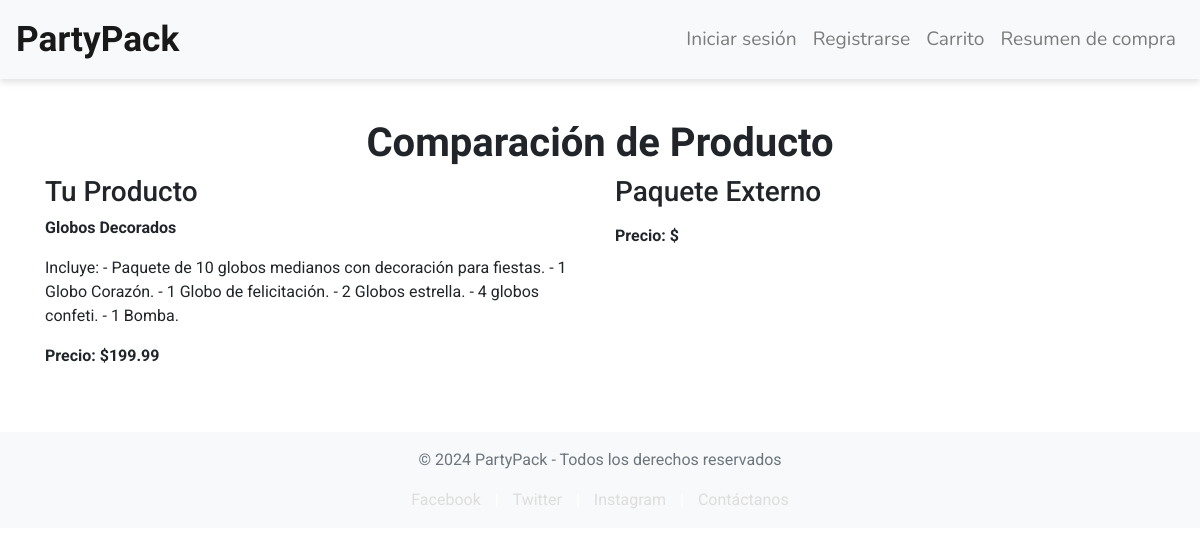
Screenshot of /comparar/12/ with the database file from the repository.
### PartyPack/models.py (models this page shows, shortened)
class Producto(models.Model):
    nombre = models.CharField(max_length=100)  # Nombre del producto
    descripcion = models.TextField()  # Descripción del producto
    precio = models.DecimalField(max_digits=10, decimal_places=2)  # Precio del producto
    stock = models.PositiveIntegerField()  # Cantidad disponible en inventario
    imagen = models.ImageField(upload_to='productos/', blank=True, null=True)  # Imagen del producto
    disponibilidad = models.BooleanField(default=True)  # Indica si el producto está disponible
    paquete = models.ForeignKey(
        Paquete,
        on_delete=models.CASCADE,
        related_name="productos",
        blank=True,
        null=True
    )  # Relación opcional con un paquete
    categoria = models.CharField(max_length=100, blank=True, null=True)  # Categoría del producto

### PartyPack/views.py (the view)
# urls.py: path('comparar/<int:producto_id>/', views.comparar, name='comparar'),
def comparar(request, producto_id):
    producto = Producto.objects.get(id=producto_id)
    paquete = producto.paquete
    return render(request, 'comparar.html', {'producto': producto, 'paquete': paquete})

### PartyPack/templates/comparar.html (shortened to what this page needs)
{% extends 'base.html' %}
{% block content %}
<h1>Comparación de Producto</h1>
<div class="row">
    <div class="col-md-6">
        <h3>Tu Producto</h3>
        <p><strong>{{ producto.nombre }}</strong></p>
        <p>{{ producto.descripcion }}</p>
        <p><strong>Precio: ${{ producto.precio }}</strong></p>
    </div>
    <div class="col-md-6">
        <h3>Paquete Externo</h3>
        <p><strong>Precio: ${{ paquete.precio }}</strong></p>
    </div>
</div>
{% endblock %}

### static/css/style.css (style rules this page uses)
h1 { font-family: 'Parkinsans', sans-serif; margin-top: 40px; font-size: 2.5rem; font-weight: bold; text-align: center; }
body { font-family: 'Roboto', sans-serif; }

### rows the page displays
Producto: nombre "Globos Decorados", descripcion "Incluye: - Paquete de 10 globos medianos con decoración para fiestas. - 1 Globo Corazón. - 1 Globo de felicitación. - 2 Globos estrella. - 4 globos confeti. - 1 Bomba.", precio "199.99"
